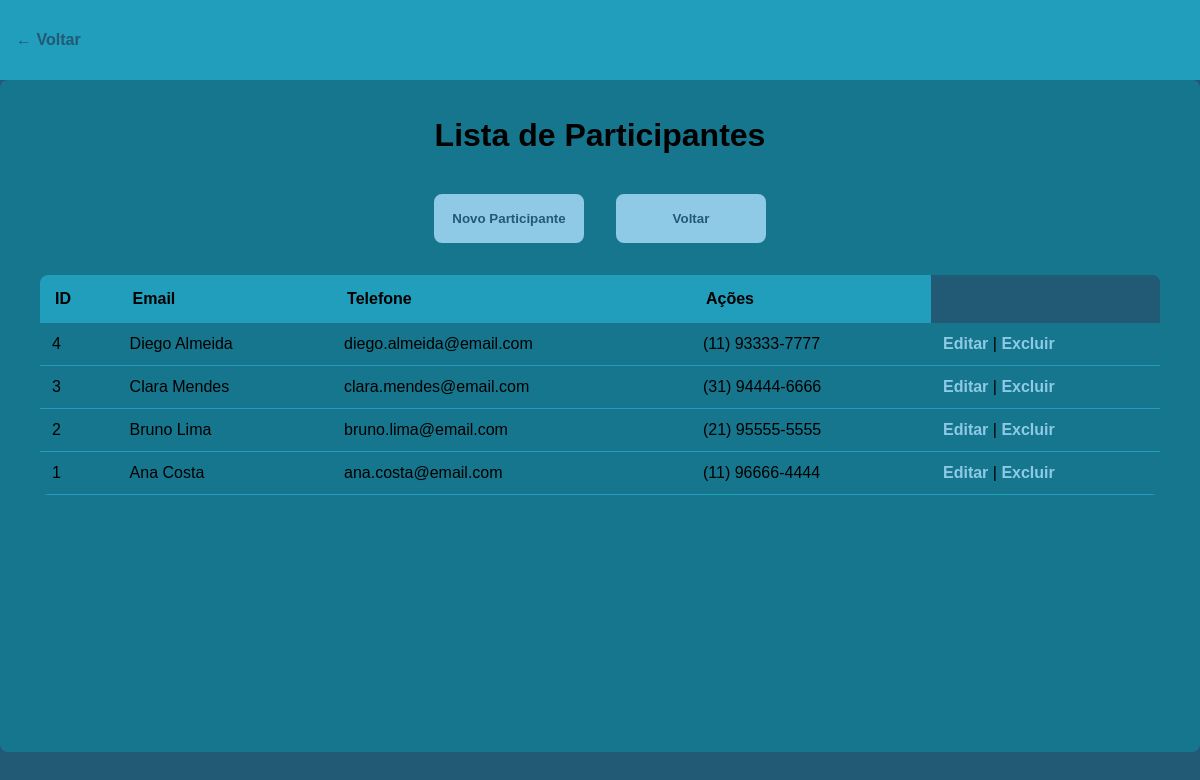
The app's page /admin/participantes/participantes_listar.php (signed in) with its own data.
### tables this page shows
CREATE TABLE Participante (
    id_participante INT PRIMARY KEY AUTO_INCREMENT,
    nome VARCHAR(100) NOT NULL,
    email VARCHAR(100) NOT NULL,
    telefone VARCHAR(20)
);

### admin/participantes/participantes_listar.php (the view, shortened to what this page needs)
<?php
include_once '../../config/conexao.php';
?>
<!DOCTYPE html>
<html lang="pt-br">
<head>
<link rel="stylesheet" href="../../css/admin_style.css">
</head>
<body>
    <header>
        <div id="config">
            <a href="../index.php">&larr; Voltar</a>
        </div>
    </header>
    <div class="container">
        <h1>Lista de Participantes</h1>
        <div class="button-group">
            <a href="cadastrar.php"><button>Novo Participante</button></a>
            <a href="../index.php"><button>Voltar</button></a>
        </div>
        <table>
            <tr>
                  <th>ID</th>
                <th>Email</th>
                <th>Telefone</th>
                <th>Ações</th>
            </tr>
            <?php
            $sql = $conn->query("SELECT * FROM Participante ORDER BY id_participante DESC");
            while ($row = $sql->fetch(PDO::FETCH_ASSOC)) {
                echo "<tr>
                        <td>{$row['id_participante']}</td>
                        <td>{$row['nome']}</td>
                        <td>{$row['email']}</td>
                        <td>{$row['telefone']}</td>
                        <td>
                            <a href='participantes_editar.php?id={$row['id_participante']}'>Editar</a> |
                            <a href='#' class='delete-entity' data-id='{$row['id_participante']}' data-action='excluir.php'>Excluir</a>
                        </td>
                      </tr>";
            }
            ?>
        </table>
    </div>
</body>
</html>

### css/admin_style.css (style rules this page uses)
:root { --mainColor: #219EBC; --secondaryColor: #15768D; --accentColor: #8ECAE6; --textColor: #000000; --bg-col: #225974; }
body { margin: 0; padding: 0; font-family: Arial, sans-serif; background-color: var(--bg-col); color: var(--textColor); padding-top: 10vh; }
a { color: var(--accentColor); font-weight: bold; text-decoration: none; }
header { position: fixed; top: 0; left: 0; width: 100%; height: 10vh; background-color: var(--mainColor); display: flex; align-items: center; justify-content: space-between; z-index: 100; }
#config { display: flex; align-items: center; padding-left: 1rem; }
#config a { color: var(--bg-col); font-weight: bold; text-decoration: none; }
.container { max-width: 1200px; margin: 0 auto; padding: 2vh 5vh; background-color: var(--secondaryColor); min-height: 80vh; border-radius: 8px; }
h1 { color: var(--textColor); text-align: center; margin-bottom: 3vh; }
input[type=submit], button { background-color: var(--accentColor); border: 2px solid var(--accentColor); border-radius: 8px; padding: 15px; width: auto; min-width: 150px; margin: 2vh 1vh; cursor: pointer; color: var(--bg-col); font-weight: bold; }
table { width: 100%; border-collapse: collapse; margin-top: 2vh; background-color: var(--bg-col); border-radius: 8px; overflow: hidden; }
table th { background-color: var(--mainColor); color: var(--textColor); padding: 15px; text-align: left; }
table td { background-color: var(--secondaryColor); color: var(--textColor); padding: 12px; border-bottom: 1px solid var(--mainColor); }
table a { color: var(--accentColor); text-decoration: none; font-weight: bold; }
.button-group { display: flex; gap: 2vh; margin-bottom: 2vh; justify-content: center; }

### records on screen
participante: id_participante "4", nome "Diego Almeida", email "diego.almeida@email.com", telefone "(11) 93333-7777"
participante: id_participante "3", nome "Clara Mendes", email "clara.mendes@email.com", telefone "(31) 94444-6666"
participante: id_participante "2", nome "Bruno Lima", email "bruno.lima@email.com", telefone "(21) 95555-5555"
participante: id_participante "1", nome "Ana Costa", email "ana.costa@email.com", telefone "(11) 96666-4444"
